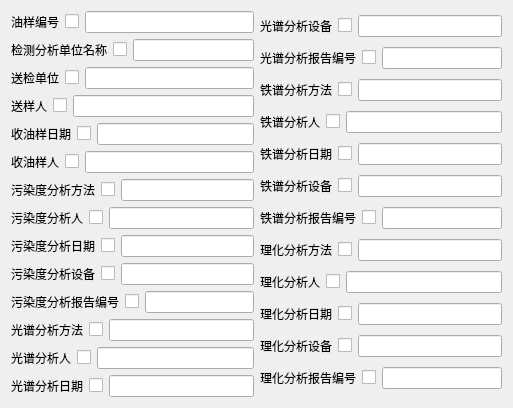
          <widget class="QWidget" name="scrollAreaWidgetContents">
           <property name="geometry">
            <rect>
             <x>0</x>
             <y>0</y>
             <width>513</width>
             <height>406</height>
            </rect>
           </property>
           <layout class="QGridLayout" name="gridLayout_6">
            <item row="0" column="0">
             <layout class="QVBoxLayout" name="verticalLayout_7">
              <item>
               <layout class="QHBoxLayout" name="horizontalLayout_38">
                <item>
                 <widget class="QLabel" name="label_37">
                  <property name="text">
                   <string>油样编号</string>
                  </property>
                 </widget>
                </item>
                <item>
                 <widget class="QCheckBox" name="checkBox_36">
                  <property name="text">
                   <string/>
                  </property>
                 </widget>
                </item>
                <item>
                 <widget class="QLineEdit" name="lineEdit_36"/>
                </item>
               </layout>
              </item>
              <item>
               <layout class="QHBoxLayout" name="horizontalLayout_39">
                <item>
                 <widget class="QLabel" name="label_38">
                  <property name="text">
                   <string>检测分析单位名称</string>
                  </property>
                 </widget>
                </item>
                <item>
                 <widget class="QCheckBox" name="checkBox_37">
                  <property name="text">
                   <string/>
                  </property>
                 </widget>
                </item>
                <item>
                 <widget class="QLineEdit" name="lineEdit_37"/>
                </item>
               </layout>
              </item>
              <item>
               <layout class="QHBoxLayout" name="horizontalLayout_40">
                <item>
                 <widget class="QLabel" name="label_39">
                  <property name="text">
                   <string>送检单位</string>
                  </property>
                 </widget>
                </item>
                <item>
                 <widget class="QCheckBox" name="checkBox_38">
                  <property name="text">
                   <string/>
                  </property>
                 </widget>
                </item>
                <item>
                 <widget class="QLineEdit" name="lineEdit_38"/>
                </item>
               </layout>
              </item>
              <item>
               <layout class="QHBoxLayout" name="horizontalLayout_41">
                <item>
                 <widget class="QLabel" name="label_40">
                  <property name="text">
                   <string>送样人</string>
                  </property>
                 </widget>
                </item>
                <item>
                 <widget class="QCheckBox" name="checkBox_39">
                  <property name="text">
                   <string/>
                  </property>
                 </widget>
                </item>
                <item>
                 <widget class="QLineEdit" name="lineEdit_39"/>
                </item>
               </layout>
              </item>
              <item>
               <layout class="QHBoxLayout" name="horizontalLayout_42">
                <item>
                 <widget class="QLabel" name="label_41">
                  <property name="text">
                   <string>收油样日期</string>
                  </property>
                 </widget>
                </item>
                <item>
                 <widget class="QCheckBox" name="checkBox_40">
                  <property name="text">
                   <string/>
                  </property>
                 </widget>
                </item>
                <item>
                 <widget class="QLineEdit" name="lineEdit_40"/>
                </item>
               </layout>
              </item>
              <item>
               <layout class="QHBoxLayout" name="horizontalLayout_43">
                <item>
                 <widget class="QLabel" name="label_42">
                  <property name="text">
                   <string>收油样人</string>
                  </property>
                 </widget>
                </item>
                <item>
                 <widget class="QCheckBox" name="checkBox_41">
                  <property name="text">
                   <string/>
                  </property>
                 </widget>
                </item>
                <item>
                 <widget class="QLineEdit" name="lineEdit_41"/>
                </item>
               </layout>
              </item>
              <item>
               <layout class="QHBoxLayout" name="horizontalLayout_44">
                <item>
                 <widget class="QLabel" name="label_43">
                  <property name="text">
                   <string>污染度分析方法</string>
                  </property>
                 </widget>
                </item>
                <item>
                 <widget class="QCheckBox" name="checkBox_42">
                  <property name="text">
                   <string/>
                  </property>
                 </widget>
                </item>
                <item>
                 <widget class="QLineEdit" name="lineEdit_42"/>
                </item>
               </layout>
              </item>
              <item>
               <layout class="QHBoxLayout" name="horizontalLayout_46">
                <item>
                 <widget class="QLabel" name="label_45">
                  <property name="text">
                   <string>污染度分析人</string>
                  </property>
                 </widget>
                </item>
                <item>
                 <widget class="QCheckBox" name="checkBox_44">
                  <property name="text">
                   <string/>
                  </property>
                 </widget>
                </item>
                <item>
                 <widget class="QLineEdit" name="lineEdit_44"/>
                </item>
               </layout>
              </item>
              <item>
               <layout class="QHBoxLayout" name="horizontalLayout_47">
                <item>
                 <widget class="QLabel" name="label_46">
                  <property name="text">
                   <string>污染度分析日期</string>
                  </property>
                 </widget>
                </item>
                <item>
                 <widget class="QCheckBox" name="checkBox_45">
                  <property name="text">
                   <string/>
                  </property>
                 </widget>
                </item>
                <item>
                 <widget class="QLineEdit" name="lineEdit_45"/>
                </item>
               </layout>
              </item>
              <item>
               <layout class="QHBoxLayout" name="horizontalLayout_48">
                <item>
                 <widget class="QLabel" name="label_47">
                  <property name="text">
                   <string>污染度分析设备</string>
                  </property>
                 </widget>
                </item>
                <item>
                 <widget class="QCheckBox" name="checkBox_46">
                  <property name="text">
                   <string/>
                  </property>
                 </widget>
                </item>
                <item>
                 <widget class="QLineEdit" name="lineEdit_46"/>
                </item>
               </layout>
              </item>
              <item>
               <layout class="QHBoxLayout" name="horizontalLayout_49">
                <item>
                 <widget class="QLabel" name="label_48">
                  <property name="text">
                   <string>污染度分析报告编号</string>
                  </property>
                 </widget>
                </item>
                <item>
                 <widget class="QCheckBox" name="checkBox_47">
                  <property name="text">
                   <string/>
                  </property>
                 </widget>
                </item>
                <item>
                 <widget class="QLineEdit" name="lineEdit_47"/>
                </item>
               </layout>
              </item>
              <item>
               <layout class="QHBoxLayout" name="horizontalLayout_50">
                <item>
                 <widget class="QLabel" name="label_49">
                  <property name="text">
                   <string>光谱分析方法</string>
                  </property>
                 </widget>
                </item>
                <item>
                 <widget class="QCheckBox" name="checkBox_48">
                  <property name="text">
                   <string/>
                  </property>
                 </widget>
                </item>
                <item>
                 <widget class="QLineEdit" name="lineEdit_48"/>
                </item>
               </layout>
              </item>
              <item>
               <layout class="QHBoxLayout" name="horizontalLayout_51">
                <item>
                 <widget class="QLabel" name="label_50">
                  <property name="text">
                   <string>光谱分析人</string>
                  </property>
                 </widget>
                </item>
                <item>
                 <widget class="QCheckBox" name="checkBox_49">
                  <property name="text">
                   <string/>
                  </property>
                 </widget>
                </item>
                <item>
                 <widget class="QLineEdit" name="lineEdit_49"/>
                </item>
               </layout>
              </item>
              <item>
               <layout class="QHBoxLayout" name="horizontalLayout_52">
                <item>
                 <widget class="QLabel" name="label_51">
                  <property name="text">
                   <string>光谱分析日期</string>
                  </property>
                 </widget>
                </item>
                <item>
                 <widget class="QCheckBox" name="checkBox_50">
                  <property name="text">
                   <string/>
                  </property>
                 </widget>
                </item>
                <item>
                 <widget class="QLineEdit" name="lineEdit_50"/>
                </item>
               </layout>
              </item>
             </layout>
            </item>
            <item row="0" column="1">
             <layout class="QVBoxLayout" name="verticalLayout_8">
              <item>
               <layout class="QHBoxLayout" name="horizontalLayout_53">
                <item>
                 <widget class="QLabel" name="label_52">
                  <property name="text">
                   <string>光谱分析设备</string>
                  </property>
                 </widget>
                </item>
                <item>
                 <widget class="QCheckBox" name="checkBox_51">
                  <property name="text">
                   <string/>
                  </property>
                 </widget>
                </item>
                <item>
                 <widget class="QLineEdit" name="lineEdit_51"/>
                </item>
               </layout>
              </item>
              <item>
               <layout class="QHBoxLayout" name="horizontalLayout_54">
                <item>
                 <widget class="QLabel" name="label_53">
                  <property name="text">
                   <string>光谱分析报告编号</string>
                  </property>
                 </widget>
                </item>
                <item>
                 <widget class="QCheckBox" name="checkBox_52">
                  <property name="text">
                   <string/>
                  </property>
                 </widget>
                </item>
                <item>
                 <widget class="QLineEdit" name="lineEdit_52"/>
                </item>
               </layout>
              </item>
              <item>
               <layout class="QHBoxLayout" name="horizontalLayout_55">
                <item>
                 <widget class="QLabel" name="label_54">
                  <property name="text">
                   <string>铁谱分析方法</string>
                  </property>
                 </widget>
                </item>
                <item>
                 <widget class="QCheckBox" name="checkBox_53">
                  <property name="text">
                   <string/>
                  </property>
                 </widget>
                </item>
                <item>
                 <widget class="QLineEdit" name="lineEdit_53"/>
                </item>
               </layout>
              </item>
              <item>
               <layout class="QHBoxLayout" name="horizontalLayout_56">
                <item>
                 <widget class="QLabel" name="label_55">
                  <property name="text">
                   <string>铁谱分析人</string>
                  </property>
                 </widget>
                </item>
                <item>
                 <widget class="QCheckBox" name="checkBox_54">
                  <property name="text">
                   <string/>
                  </property>
                 </widget>
                </item>
                <item>
                 <widget class="QLineEdit" name="lineEdit_54"/>
                </item>
               </layout>
              </item>
              <item>
               <layout class="QHBoxLayout" name="horizontalLayout_57">
                <item>
                 <widget class="QLabel" name="label_56">
                  <property name="text">
                   <string>铁谱分析日期</string>
                  </property>
                 </widget>
                </item>
                <item>
                 <widget class="QCheckBox" name="checkBox_55">
                  <property name="text">
                   <string/>
                  </property>
                 </widget>
                </item>
                <item>
                 <widget class="QLineEdit" name="lineEdit_55"/>
                </item>
               </layout>
              </item>
              <item>
               <layout class="QHBoxLayout" name="horizontalLayout_58">
                <item>
                 <widget class="QLabel" name="label_57">
                  <property name="text">
                   <string>铁谱分析设备</string>
                  </property>
                 </widget>
                </item>
                <item>
                 <widget class="QCheckBox" name="checkBox_56">
                  <property name="text">
                   <string/>
                  </property>
                 </widget>
                </item>
                <item>
                 <widget class="QLineEdit" name="lineEdit_56"/>
                </item>
               </layout>
              </item>
              <item>
               <layout class="QHBoxLayout" name="horizontalLayout_59">
                <item>
                 <widget class="QLabel" name="label_58">
                  <property name="text">
                   <string>铁谱分析报告编号</string>
                  </property>
                 </widget>
                </item>
                <item>
                 <widget class="QCheckBox" name="checkBox_57">
                  <property name="text">
                   <string/>
                  </property>
                 </widget>
                </item>
                <item>
                 <widget class="QLineEdit" name="lineEdit_57"/>
                </item>
               </layout>
              </item>
              <item>
               <layout class="QHBoxLayout" name="horizontalLayout_60">
                <item>
                 <widget class="QLabel" name="label_59">
                  <property name="text">
                   <string>理化分析方法</string>
                  </property>
                 </widget>
                </item>
                <item>
                 <widget class="QCheckBox" name="checkBox_58">
                  <property name="text">
                   <string/>
                  </property>
                 </widget>
                </item>
                <item>
                 <widget class="QLineEdit" name="lineEdit_58"/>
                </item>
               </layout>
              </item>
              <item>
               <layout class="QHBoxLayout" name="horizontalLayout_61">
                <item>
                 <widget class="QLabel" name="label_60">
                  <property name="text">
                   <string>理化分析人</string>
                  </property>
                 </widget>
                </item>
                <item>
                 <widget class="QCheckBox" name="checkBox_59">
                  <property name="text">
                   <string/>
                  </property>
                 </widget>
                </item>
                <item>
                 <widget class="QLineEdit" name="lineEdit_59"/>
                </item>
               </layout>
              </item>
              <item>
               <layout class="QHBoxLayout" name="horizontalLayout_62">
                <item>
                 <widget class="QLabel" name="label_61">
                  <property name="text">
                   <string>理化分析日期</string>
                  </property>
                 </widget>
                </item>
                <item>
                 <widget class="QCheckBox" name="checkBox_60">
                  <property name="text">
                   <string/>
                  </property>
                 </widget>
                </item>
                <item>
                 <widget class="QLineEdit" name="lineEdit_60"/>
                </item>
               </layout>
              </item>
              <item>
               <layout class="QHBoxLayout" name="horizontalLayout_63">
                <item>
                 <widget class="QLabel" name="label_62">
                  <property name="text">
                   <string>理化分析设备</string>
                  </property>
                 </widget>
                </item>
                <item>
                 <widget class="QCheckBox" name="checkBox_61">
                  <property name="text">
                   <string/>
                  </property>
                 </widget>
                </item>
                <item>
                 <widget class="QLineEdit" name="lineEdit_61"/>
                </item>
               </layout>
              </item>
              <item>
               <layout class="QHBoxLayout" name="horizontalLayout_64">
                <item>
                 <widget class="QLabel" name="label_63">
                  <property name="text">
                   <string>理化分析报告编号</string>
                  </property>
                 </widget>
                </item>
                <item>
                 <widget class="QCheckBox" name="checkBox_62">
                  <property name="text">
                   <string/>
                  </property>
                 </widget>
                </item>
                <item>
                 <widget class="QLineEdit" name="lineEdit_62"/>
                </item>
               </layout>
              </item>
             </layout>
            </item>
           </layout>
          </widget>
